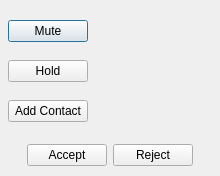
<ui version="4.0" >
 <author></author>
 <comment></comment>
 <exportmacro></exportmacro>
 <class>PhoneCallWindow</class>
 <widget class="QDialog" name="PhoneCallWindow" >
  <property name="geometry" >
   <rect>
    <x>0</x>
    <y>0</y>
    <width>220</width>
    <height>176</height>
   </rect>
  </property>
  <property name="windowTitle" >
   <string>WengoPhone - Phone Call</string>
  </property>
  <layout class="QGridLayout" >
   <property name="margin" >
    <number>8</number>
   </property>
   <property name="spacing" >
    <number>6</number>
   </property>
   <item row="1" column="1" >
    <widget class="QLabel" name="phoneNumberLabel" >
     <property name="sizePolicy" >
      <sizepolicy>
       <hsizetype>5</hsizetype>
       <vsizetype>4</vsizetype>
       <horstretch>0</horstretch>
       <verstretch>0</verstretch>
      </sizepolicy>
     </property>
     <property name="text" >
      <string/>
     </property>
    </widget>
   </item>
   <item rowspan="2" row="0" column="0" >
    <layout class="QVBoxLayout" >
     <property name="margin" >
      <number>0</number>
     </property>
     <property name="spacing" >
      <number>6</number>
     </property>
     <item>
      <widget class="QPushButton" name="muteButton" >
       <property name="text" >
        <string>Mute</string>
       </property>
      </widget>
     </item>
     <item>
      <widget class="QPushButton" name="holdButton" >
       <property name="text" >
        <string>Hold</string>
       </property>
      </widget>
     </item>
     <item>
      <widget class="QPushButton" name="addContactButton" >
       <property name="text" >
        <string>Add Contact</string>
       </property>
      </widget>
     </item>
    </layout>
   </item>
   <item row="2" column="0" colspan="2" >
    <layout class="QHBoxLayout" >
     <property name="margin" >
      <number>0</number>
     </property>
     <property name="spacing" >
      <number>6</number>
     </property>
     <item>
      <spacer>
       <property name="orientation" >
        <enum>Qt::Horizontal</enum>
       </property>
       <property name="sizeHint" >
        <size>
         <width>54</width>
         <height>26</height>
        </size>
       </property>
      </spacer>
     </item>
     <item>
      <widget class="QPushButton" name="acceptButton" >
       <property name="text" >
        <string>Accept</string>
       </property>
       <property name="icon" >
        <iconset resource="..\wengophone.qrc" >:/pics/call_button_small.png</iconset>
       </property>
      </widget>
     </item>
     <item>
      <widget class="QPushButton" name="rejectButton" >
       <property name="text" >
        <string>Reject</string>
       </property>
       <property name="icon" >
        <iconset resource="..\wengophone.qrc" >:/pics/hangup_button_small.png</iconset>
       </property>
      </widget>
     </item>
     <item>
      <spacer>
       <property name="orientation" >
        <enum>Qt::Horizontal</enum>
       </property>
       <property name="sizeHint" >
        <size>
         <width>54</width>
         <height>26</height>
        </size>
       </property>
      </spacer>
     </item>
    </layout>
   </item>
   <item row="0" column="1" >
    <layout class="QHBoxLayout" >
     <property name="margin" >
      <number>0</number>
     </property>
     <property name="spacing" >
      <number>6</number>
     </property>
     <item>
      <spacer>
       <property name="orientation" >
        <enum>Qt::Horizontal</enum>
       </property>
       <property name="sizeHint" >
        <size>
         <width>40</width>
         <height>20</height>
        </size>
       </property>
      </spacer>
     </item>
     <item>
      <widget class="QLabel" name="label" >
       <property name="text" >
        <string/>
       </property>
       <property name="pixmap" >
        <pixmap resource="..\wengophone.qrc" >:/pics/contact_picture.png</pixmap>
       </property>
      </widget>
     </item>
     <item>
      <spacer>
       <property name="orientation" >
        <enum>Qt::Horizontal</enum>
       </property>
       <property name="sizeHint" >
        <size>
         <width>40</width>
         <height>20</height>
        </size>
       </property>
      </spacer>
     </item>
    </layout>
   </item>
  </layout>
 </widget>
 <pixmapfunction></pixmapfunction>
 <resources>
  <include location="..\wengophone.qrc" />
 </resources>
 <connections/>
</ui>
